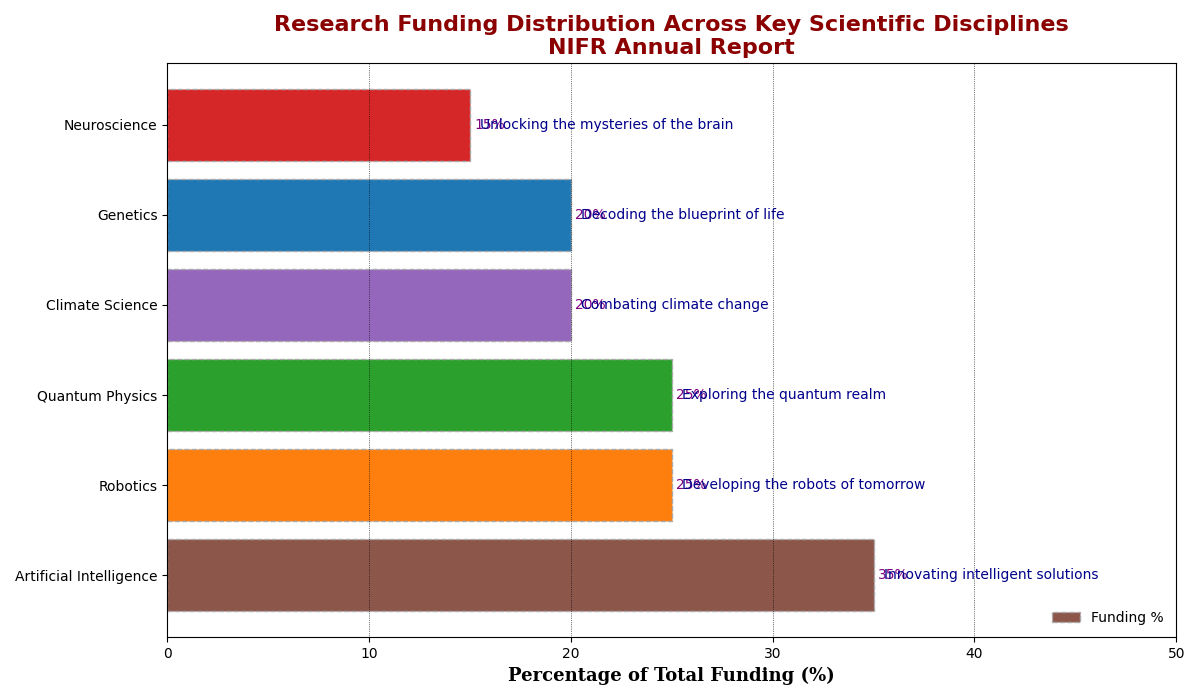

Recreate this plot in Python.
import matplotlib.pyplot as plt
import numpy as np

disciplines = ['Quantum Physics', 'Genetics', 'Artificial Intelligence', 
               'Climate Science', 'Neuroscience', 'Robotics']
funding_percentages = [25, 20, 35, 20, 15, 25]
colors = ['#1f77b4', '#ff7f0e', '#2ca02c', '#d62728', '#9467bd', '#8c564b']

# Sort the data by funding percentages in descending order
sorted_indices = np.argsort(funding_percentages)[::-1]
disciplines = [disciplines[i] for i in sorted_indices]
funding_percentages = [funding_percentages[i] for i in sorted_indices]
colors = [colors[i] for i in sorted_indices]

# Shuffle the colors array
shuffled_colors = [colors[1], colors[4], colors[0], colors[5], colors[2], colors[3]]

fig, ax = plt.subplots(figsize=(12, 7))

bars = ax.barh(disciplines, funding_percentages, color=shuffled_colors, edgecolor='darkgrey', linestyle='--')

ax.bar_label(bars, labels=[f'{p}%' for p in funding_percentages], label_type='edge', padding=3, color='purple')

ax.set_xlabel('Percentage of Total Funding (%)', fontsize=13, fontfamily='serif', fontweight='bold')
ax.set_title('Research Funding Distribution Across Key Scientific Disciplines\nNIFR Annual Report',
             fontsize=16, fontweight='bold', color='darkred')

ax.set_xlim(0, 50)
ax.xaxis.grid(True, linestyle=':', linewidth=0.5, color='black')

descriptions = [
    "Exploring the quantum realm",
    "Decoding the blueprint of life",
    "Innovating intelligent solutions",
    "Combating climate change",
    "Unlocking the mysteries of the brain",
    "Developing the robots of tomorrow"
]
descriptions = [descriptions[i] for i in sorted_indices]

for bar, desc in zip(bars, descriptions):
    ax.text(bar.get_width() + 0.5, bar.get_y() + bar.get_height()/2, desc,
            va='center', ha='left', fontsize=10, color='darkblue')

ax.legend(['Funding %'], loc='lower right', frameon=False)

plt.tight_layout()
plt.show()
